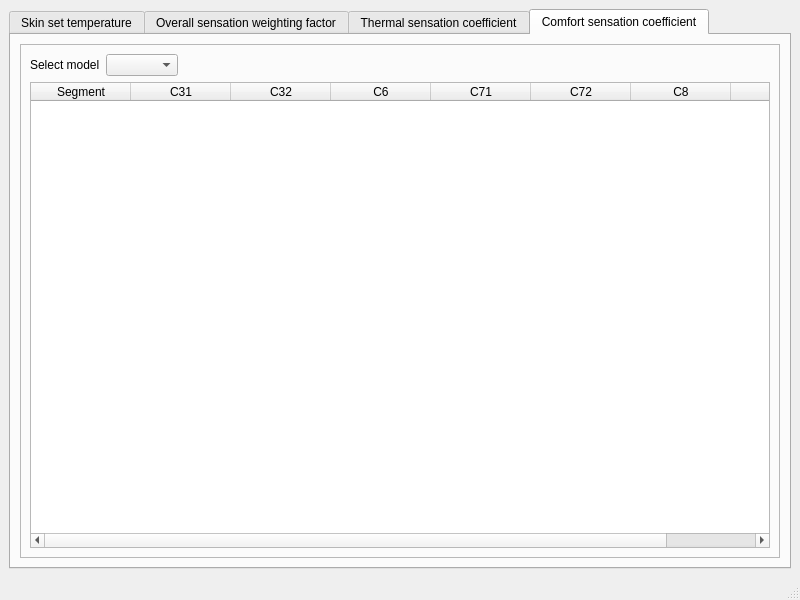
<?xml version="1.0" encoding="UTF-8"?>
<ui version="4.0">
 <class>MainWindow</class>
 <widget class="QMainWindow" name="MainWindow">
  <property name="geometry">
   <rect>
    <x>0</x>
    <y>0</y>
    <width>800</width>
    <height>600</height>
   </rect>
  </property>
  <property name="windowTitle">
   <string>TSV_CSV_profile</string>
  </property>
  <property name="windowIcon">
   <iconset>
    <normaloff>human-body-standing-black-icon.ico</normaloff>human-body-standing-black-icon.ico</iconset>
  </property>
  <widget class="QWidget" name="centralwidget">
   <layout class="QHBoxLayout" name="horizontalLayout">
    <item>
     <widget class="QTabWidget" name="tabWidget">
      <property name="currentIndex">
       <number>3</number>
      </property>
      <widget class="QWidget" name="tab">
       <attribute name="title">
        <string>Skin set temperature</string>
       </attribute>
       <layout class="QHBoxLayout" name="horizontalLayout_2">
        <item>
         <widget class="QFrame" name="frame">
          <property name="frameShape">
           <enum>QFrame::StyledPanel</enum>
          </property>
          <property name="frameShadow">
           <enum>QFrame::Raised</enum>
          </property>
          <layout class="QGridLayout" name="gridLayout">
           <item row="1" column="0">
            <widget class="QLabel" name="label">
             <property name="sizePolicy">
              <sizepolicy hsizetype="Fixed" vsizetype="Preferred">
               <horstretch>0</horstretch>
               <verstretch>0</verstretch>
              </sizepolicy>
             </property>
             <property name="text">
              <string>Select model</string>
             </property>
            </widget>
           </item>
           <item row="4" column="0" colspan="3">
            <widget class="QTableWidget" name="table_skin_set_temperature">
             <column>
              <property name="text">
               <string>Segment</string>
              </property>
             </column>
             <column>
              <property name="text">
               <string>Local</string>
              </property>
             </column>
             <column>
              <property name="text">
               <string>Whole</string>
              </property>
             </column>
            </widget>
           </item>
           <item row="1" column="1" colspan="2">
            <widget class="QComboBox" name="comboBox_skin_set_temperature">
             <property name="sizePolicy">
              <sizepolicy hsizetype="Fixed" vsizetype="Fixed">
               <horstretch>0</horstretch>
               <verstretch>0</verstretch>
              </sizepolicy>
             </property>
             <item>
              <property name="text">
               <string/>
              </property>
             </item>
             <item>
              <property name="text">
               <string>Custom</string>
              </property>
             </item>
            </widget>
           </item>
          </layout>
         </widget>
        </item>
       </layout>
      </widget>
      <widget class="QWidget" name="tab_2">
       <attribute name="title">
        <string>Overall sensation weighting factor</string>
       </attribute>
       <layout class="QHBoxLayout" name="horizontalLayout_3">
        <item>
         <widget class="QFrame" name="frame_2">
          <property name="frameShape">
           <enum>QFrame::StyledPanel</enum>
          </property>
          <property name="frameShadow">
           <enum>QFrame::Raised</enum>
          </property>
          <layout class="QGridLayout" name="gridLayout_2">
           <item row="1" column="0">
            <widget class="QLabel" name="label_2">
             <property name="sizePolicy">
              <sizepolicy hsizetype="Fixed" vsizetype="Preferred">
               <horstretch>0</horstretch>
               <verstretch>0</verstretch>
              </sizepolicy>
             </property>
             <property name="text">
              <string>Select model</string>
             </property>
            </widget>
           </item>
           <item row="4" column="0" colspan="3">
            <widget class="QTableWidget" name="table_overall_factor">
             <column>
              <property name="text">
               <string>Segment</string>
              </property>
             </column>
             <column>
              <property name="text">
               <string>Cold</string>
              </property>
             </column>
             <column>
              <property name="text">
               <string>Warm</string>
              </property>
             </column>
            </widget>
           </item>
           <item row="1" column="1" colspan="2">
            <widget class="QComboBox" name="comboBox_overall_factor">
             <property name="sizePolicy">
              <sizepolicy hsizetype="Fixed" vsizetype="Fixed">
               <horstretch>0</horstretch>
               <verstretch>0</verstretch>
              </sizepolicy>
             </property>
             <item>
              <property name="text">
               <string/>
              </property>
             </item>
             <item>
              <property name="text">
               <string>Custom</string>
              </property>
             </item>
            </widget>
           </item>
          </layout>
         </widget>
        </item>
       </layout>
      </widget>
      <widget class="QWidget" name="tab_3">
       <attribute name="title">
        <string>Thermal sensation coefficient</string>
       </attribute>
       <layout class="QHBoxLayout" name="horizontalLayout_4">
        <item>
         <widget class="QFrame" name="frame_3">
          <property name="frameShape">
           <enum>QFrame::StyledPanel</enum>
          </property>
          <property name="frameShadow">
           <enum>QFrame::Raised</enum>
          </property>
          <layout class="QGridLayout" name="gridLayout_3">
           <item row="1" column="0">
            <widget class="QLabel" name="label_3">
             <property name="sizePolicy">
              <sizepolicy hsizetype="Fixed" vsizetype="Preferred">
               <horstretch>0</horstretch>
               <verstretch>0</verstretch>
              </sizepolicy>
             </property>
             <property name="text">
              <string>Select model</string>
             </property>
            </widget>
           </item>
           <item row="4" column="0" colspan="3">
            <widget class="QTableWidget" name="table_sensation_coefficient">
             <column>
              <property name="text">
               <string>Segment</string>
              </property>
             </column>
             <column>
              <property name="text">
               <string>C1(Diff &lt; 0)</string>
              </property>
             </column>
             <column>
              <property name="text">
               <string>C1(Diff &gt;= 0)</string>
              </property>
             </column>
             <column>
              <property name="text">
               <string>K1</string>
              </property>
             </column>
             <column>
              <property name="text">
               <string>C2(Diff &lt; 0)</string>
              </property>
             </column>
             <column>
              <property name="text">
               <string>C2(Diff &gt;= 0)</string>
              </property>
             </column>
             <column>
              <property name="text">
               <string>C3</string>
              </property>
             </column>
            </widget>
           </item>
           <item row="1" column="1" colspan="2">
            <widget class="QComboBox" name="comboBox_sensation_coefficient">
             <property name="sizePolicy">
              <sizepolicy hsizetype="Fixed" vsizetype="Fixed">
               <horstretch>0</horstretch>
               <verstretch>0</verstretch>
              </sizepolicy>
             </property>
             <item>
              <property name="text">
               <string/>
              </property>
             </item>
             <item>
              <property name="text">
               <string>Custom</string>
              </property>
             </item>
            </widget>
           </item>
          </layout>
         </widget>
        </item>
       </layout>
      </widget>
      <widget class="QWidget" name="tab_4">
       <attribute name="title">
        <string>Comfort sensation coefficient</string>
       </attribute>
       <layout class="QHBoxLayout" name="horizontalLayout_5">
        <item>
         <widget class="QFrame" name="frame_4">
          <property name="frameShape">
           <enum>QFrame::StyledPanel</enum>
          </property>
          <property name="frameShadow">
           <enum>QFrame::Raised</enum>
          </property>
          <layout class="QGridLayout" name="gridLayout_4">
           <item row="1" column="0">
            <widget class="QLabel" name="label_4">
             <property name="sizePolicy">
              <sizepolicy hsizetype="Fixed" vsizetype="Preferred">
               <horstretch>0</horstretch>
               <verstretch>0</verstretch>
              </sizepolicy>
             </property>
             <property name="text">
              <string>Select model</string>
             </property>
            </widget>
           </item>
           <item row="4" column="0" colspan="3">
            <widget class="QTableWidget" name="table_comfort_sensation">
             <column>
              <property name="text">
               <string>Segment</string>
              </property>
             </column>
             <column>
              <property name="text">
               <string>C31</string>
              </property>
             </column>
             <column>
              <property name="text">
               <string>C32</string>
              </property>
             </column>
             <column>
              <property name="text">
               <string>C6</string>
              </property>
             </column>
             <column>
              <property name="text">
               <string>C71</string>
              </property>
             </column>
             <column>
              <property name="text">
               <string>C72</string>
              </property>
             </column>
             <column>
              <property name="text">
               <string>C8</string>
              </property>
             </column>
             <column>
              <property name="text">
               <string>n</string>
              </property>
             </column>
            </widget>
           </item>
           <item row="1" column="1" colspan="2">
            <widget class="QComboBox" name="comboBox_comfort_sensation">
             <property name="sizePolicy">
              <sizepolicy hsizetype="Fixed" vsizetype="Fixed">
               <horstretch>0</horstretch>
               <verstretch>0</verstretch>
              </sizepolicy>
             </property>
             <item>
              <property name="text">
               <string/>
              </property>
             </item>
             <item>
              <property name="text">
               <string>Custom</string>
              </property>
             </item>
            </widget>
           </item>
          </layout>
         </widget>
        </item>
       </layout>
      </widget>
     </widget>
    </item>
   </layout>
  </widget>
  <widget class="QMenuBar" name="menubar">
   <property name="geometry">
    <rect>
     <x>0</x>
     <y>0</y>
     <width>800</width>
     <height>21</height>
    </rect>
   </property>
  </widget>
  <widget class="QStatusBar" name="statusbar"/>
 </widget>
 <resources/>
 <connections/>
</ui>
